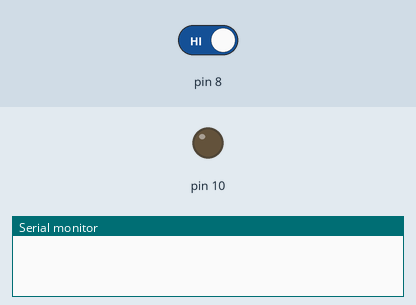
A sketch run on a simulated Arduino Uno, built with avr-gcc and run on an emulated ATmega328P. Shown: output pins drawn as LEDs (lit = HIGH), the last lines printed to the serial monitor. Dashed ring = blinking. Inputs (shaded band) come from the test bench; at power-on: pin 8 HIGH.

Above: at 1.2 s.
1.3 s: pin 8 driven LOW
At 2.0 s:
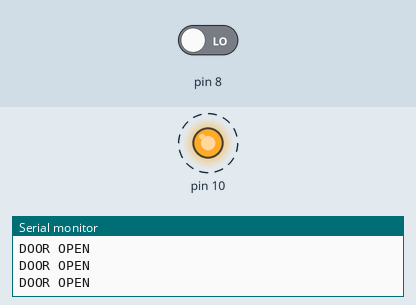
4.3 s: pin 8 driven HIGH
Timing chart, 0 to 7.3 s (numbered marks = the images above; inputs shaded):
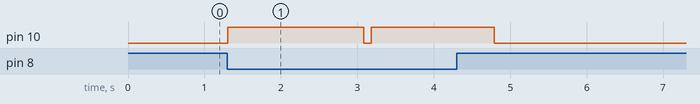

Measured:
- after the input at 1.3 s, pin 10: LOW → HIGH at once, → LOW 1.8 s later, → HIGH 0.10 s later

The sketch:

doorbot_sketch.ino
```cpp
int DOOR_STATE = 0;
int counter = 0;

void setup() {
  pinMode(10, OUTPUT);
  pinMode(8, INPUT);
  Serial.begin(9600);
}

void loop() {
  counter = counter+1;
  DOOR_STATE = digitalRead(8);
  if(DOOR_STATE==LOW){
    digitalWrite(10, HIGH);
    Serial.println("DOOR OPEN");
    }
  delay(5);
  if (counter%200==0){
	counter = 0;
    digitalWrite(10, LOW);
    delay(100);
  }
}
```
